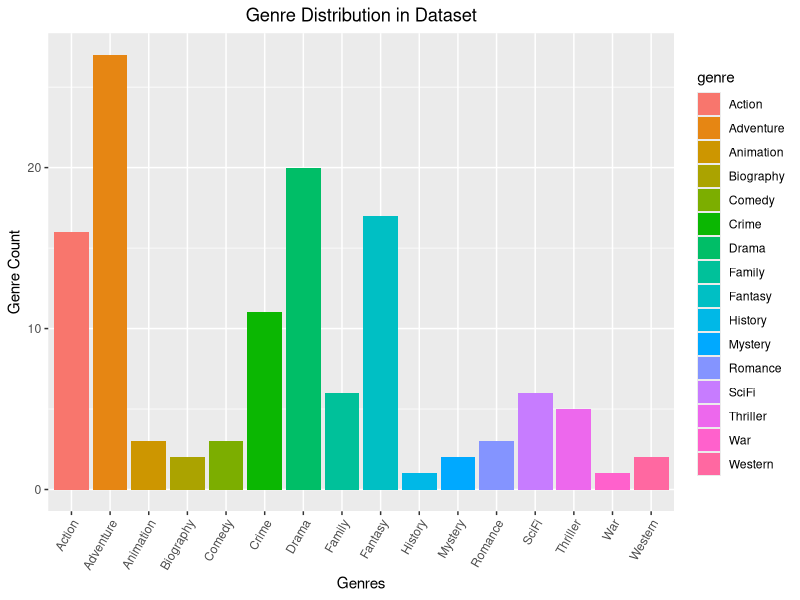
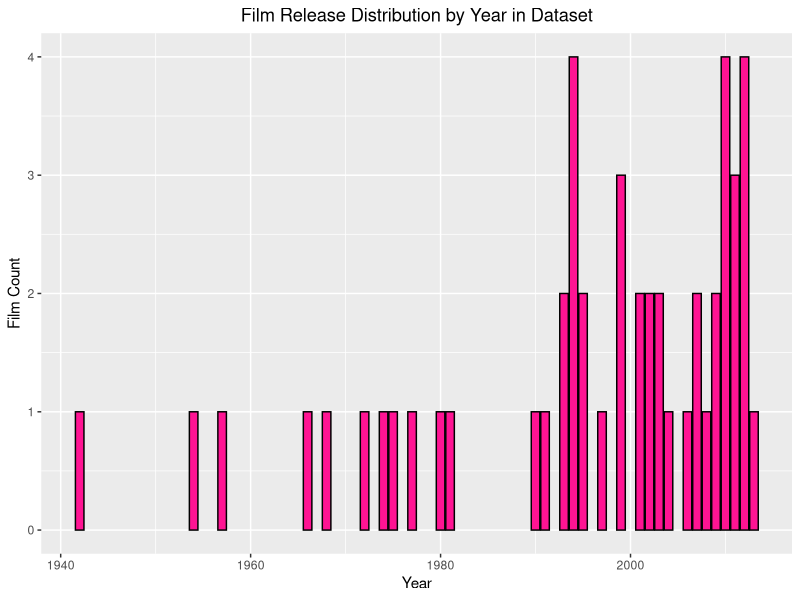
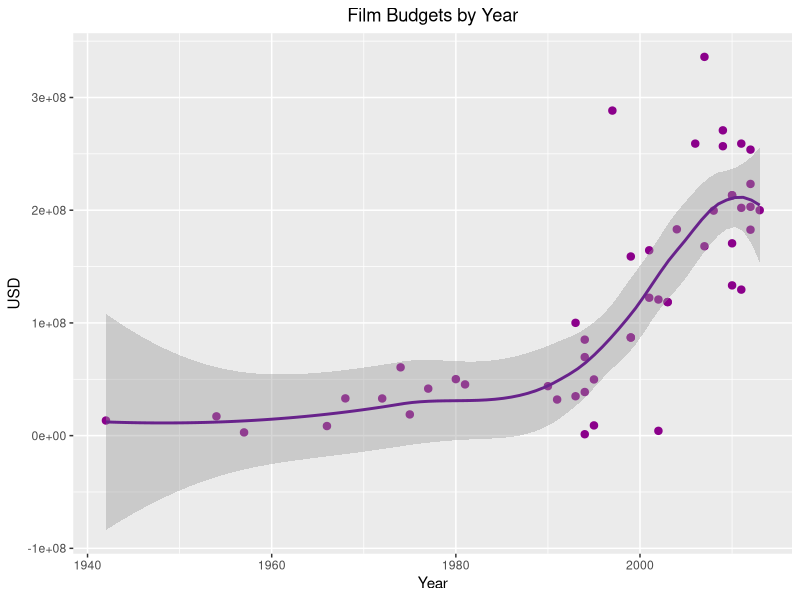
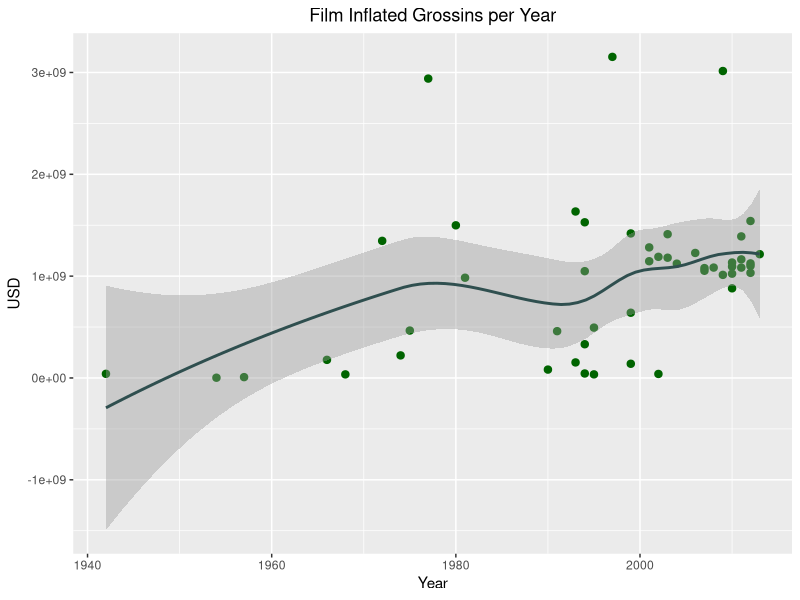
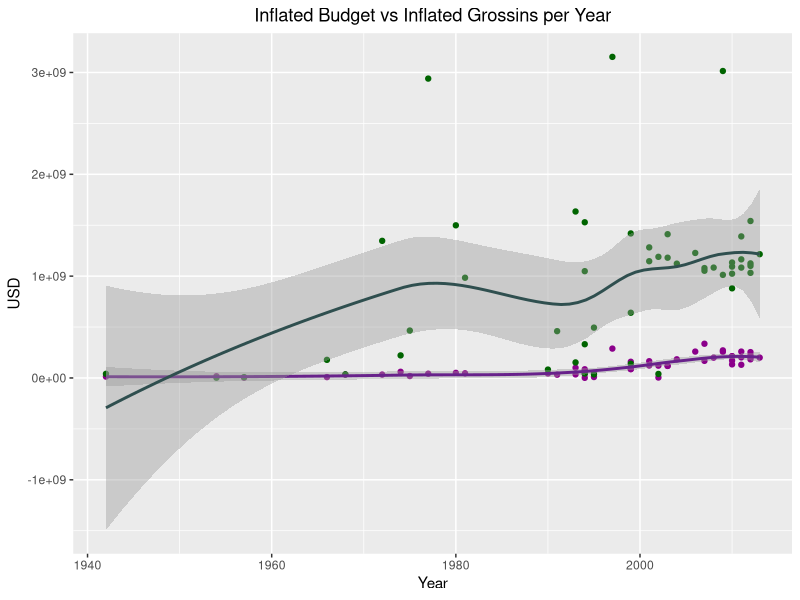
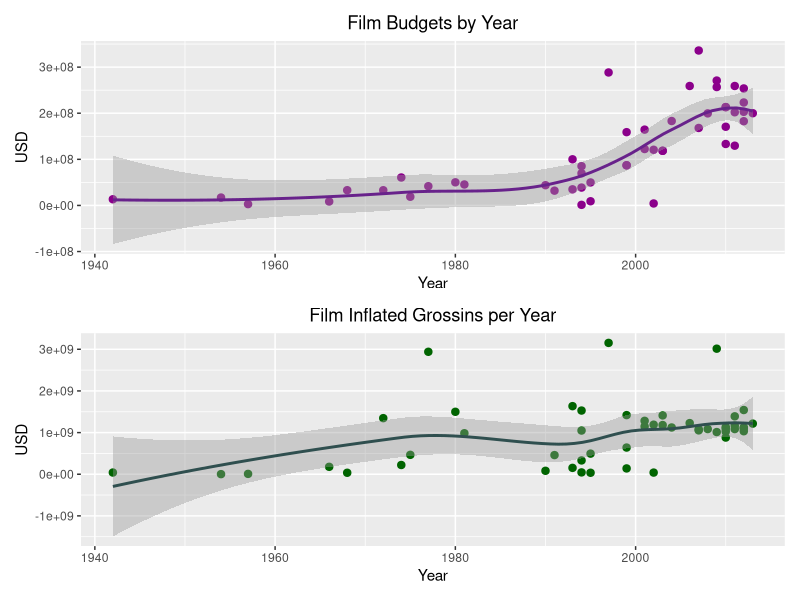
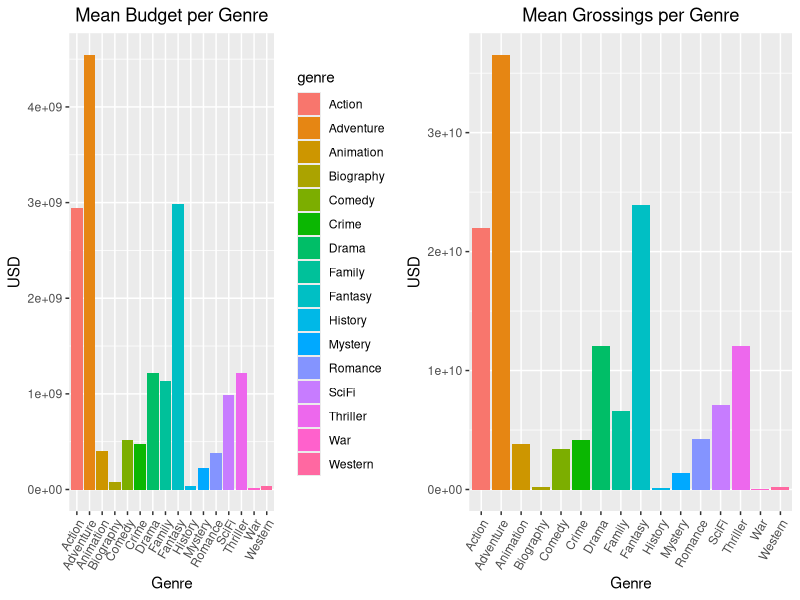
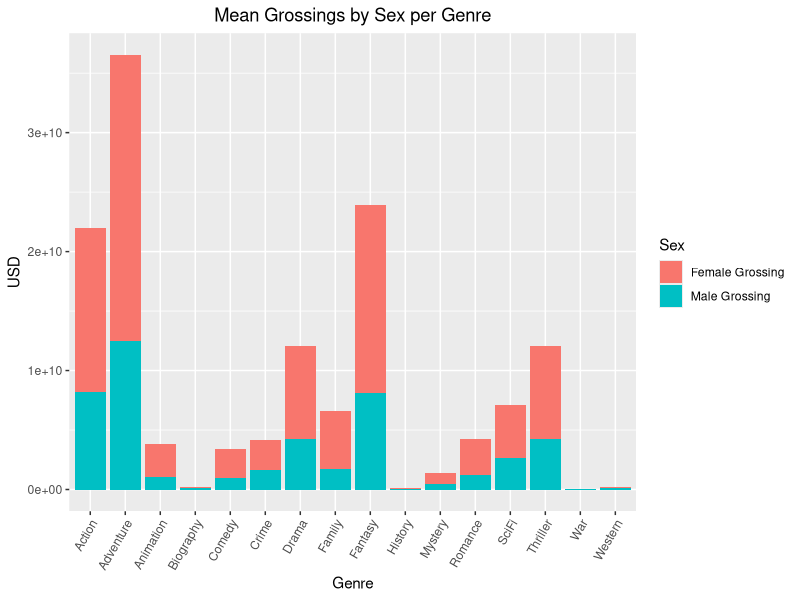

These charts were generated, in order, by the following R code:
## ---- chunk 1
knitr::opts_chunk$set(echo = TRUE)
## ---- chunk 2
#Packages loading to use
library(tidyverse) ##Loaded for dplyr and to 'clean' data
library(ggplot2) ##Loaded for plotting
library(dplyr) ##Loaded for computer issues
library(gridExtra) #Loaded to arrange plots
library(yaml)
library(patchwork)
library(reshape2)
##Read in data and save it to variable raw_data
raw_data <- read.csv(file = "popular_film_data.csv")
## ---- chunk 3
#To remove "$" and "," from InflatedBudget
raw_data$InflatedBudget <-  gsub("\\$","", raw_data$InflatedBudget) 
raw_data$InflatedBudget <-  as.numeric(gsub(",","", raw_data$InflatedBudget))

#To remove "$" and "," from InflatedGross
raw_data$InflatedGross <-  gsub("\\$","", raw_data$InflatedGross) 
raw_data$InflatedGross <-  as.numeric(gsub(",","", raw_data$InflatedGross))

#To remove "$" and "," from TotalGross
raw_data$TotalGross <-  gsub("\\$","", raw_data$TotalGross) 
raw_data$TotalGross <-  as.numeric(gsub(",","", raw_data$TotalGross))

#Mutating for new column stored in Proportion_female
raw_data <- raw_data |> mutate (Proportion_female = (1 - Proportion_male))
## ---- chunk 4
#For transparencys sake, its also important to note how many films under each genre make up the dataset.
genre_total <- rbind(cbind(genre = "Comedy", raw_data %>% filter(Comedy == 1) %>% summarise(sumG = sum(Comedy == 1))),
    cbind(genre = "Drama", raw_data %>% filter(Drama == 1) %>% summarise(sumG = sum(Drama == 1))),
    cbind(genre = "Western", raw_data %>% filter(Western == 1) %>% summarise(sumG = sum(Western == 1))),
    cbind(genre = "Action", raw_data %>% filter(Action == 1) %>% summarise(sumG = sum(Action == 1))),
    cbind(genre = "Biography", raw_data %>% filter(Biography == 1) %>% summarise(sumG = sum(Biography == 1))),
    cbind(genre = "History", raw_data %>% filter(History == 1) %>% summarise(sumG = sum(History == 1))),
    cbind(genre = "Adventure", raw_data %>% filter(Adventure == 1) %>% summarise(sumG = sum(Adventure == 1))),
    cbind(genre = "Fantasy", raw_data %>% filter(Fantasy == 1) %>% summarise(sumG = sum(Fantasy == 1))),
    cbind(genre = "Mystery", raw_data %>% filter(Mystery == 1) %>% summarise(sumG = sum(Mystery == 1))),
    cbind(genre = "SciFi", raw_data %>% filter(SciFi == 1) %>% summarise(sumG = sum(SciFi == 1))),
    cbind(genre = "Romance", raw_data %>% filter(Romance == 1) %>% summarise(sumG = sum(Romance == 1))),
    cbind(genre = "Thriller", raw_data %>% filter(Thriller == 1) %>% summarise(sumG = sum(Thriller == 1))),
    cbind(genre = "Crime", raw_data %>% filter(Crime == 1) %>% summarise(sumG = sum(Crime == 1))),
    cbind(genre = "War", raw_data %>% filter(War == 1) %>% summarise(sumG = sum(War == 1))),
    cbind(genre = "Family", raw_data %>% filter(Family == 1) %>% summarise(sumG = sum(Family == 1))),
    cbind(genre = "Animation", raw_data %>% filter(Animation == 1) %>% summarise(sumG = sum(Animation == 1))))%>% arrange(desc(sumG))

genre_total
#the end of numbers of genre

#ggplot(genre_total) + geom_histogram(mapping = aes(x = (genre_total$stat = "count"), stat = "identity"))+ geom_histogram(bins = 15)
#ggplot(genre_total, aes(x = (genre_total$stat = "count"), stat = "identity") + geom_histogram(bins = 15))
Genre_Count_Plot <- ggplot(genre_total) + geom_bar(mapping = aes(genre, sumG, fill = genre), stat = "identity", position = "dodge") + labs(x = 'Genres', y = 'Genre Count', title = 'Genre Distribution in Dataset') + theme(axis.text.x = element_text(angle = 60, hjust = 1)) + theme(plot.title = element_text(hjust = 0.5))



## ---- chunk 5
#To view our data with the new variable.
glimpse(raw_data)
## ---- chunk 6

max_year <- max(raw_data$Year)
min_year <- min(raw_data$Year)
Year_range <- range(raw_data$Year)
cat("The year range of our data is ", min_year, "to ", max_year, ".")
quantity_films <- nrow(raw_data)

cat("\nOur dataset is made up of ", quantity_films, " films.")
## ---- chunk 7
Genre_Count_Plot
## ---- chunk 8
count_movieby_year <-  raw_data|>group_by(Year) |> summarise(Movie_Count = n()) |> arrange(desc(Movie_Count))
ggplot(count_movieby_year, aes(x = Year, y = Movie_Count)) + geom_col(fill = "deeppink", color = "black") + labs(x = 'Year', y = 'Film Count', title = 'Film Release Distribution by Year in Dataset') + theme(plot.title = element_text(hjust = 0.5))
## ---- chunk 9
Avg_Budget_by_Year <- raw_data |> group_by(Year)|> summarise(InflatedBudget) |> ggplot(aes(Year,InflatedBudget)) +geom_point(size = 2.2, color = "darkmagenta") + geom_smooth(color = "darkorchid4")+labs(x = 'Year', y = 'USD', title = 'Film Budgets by Year') + theme(plot.title = element_text(hjust = 0.5))
## ---- chunk 10
Avg_Budget_by_Year
## ---- chunk 11
Avg_Grossing_by_Year <- raw_data |> group_by(Year) |> summarise(InflatedGross) |> ggplot(aes(Year,InflatedGross)) +geom_point(size = 2.2, color = "darkgreen") + geom_smooth(color = "darkslategray") + labs(x = 'Year', y = 'USD', title = 'Film Inflated Grossins per Year') + theme(plot.title = element_text(hjust = 0.5))

## ---- chunk 12
Avg_Grossing_by_Year
## ---- chunk 13
##It's a little hard to compare the *InflatedGross* income and the *InflatedBudget* in two graphs so lets display this information together so we can analyse it. 
#raw_data |> group_by(Year)|> ggplot(aes(Year,InflatedGross, InflatedBudget, color = )) +geom_point() + geom_smooth(method = 'loess', formula = 'y~x')
raw_data |> group_by(Year) |> ggplot(aes(x=Year))+geom_point(aes(y=InflatedBudget),color = "darkmagenta") + geom_point(aes(y=InflatedGross), color = "darkgreen") + geom_smooth(aes(y=InflatedBudget), color = "darkorchid4") +labs(x = "Year", y = "USD") + geom_smooth(aes(y=InflatedGross), color = "darkslategray") + labs(x = 'Year', y = 'USD', title = 'Inflated Budget vs Inflated Grossins per Year') + theme(plot.title = element_text(hjust = 0.5))
## ---- chunk 14
plot_1 <- (Avg_Budget_by_Year / Avg_Grossing_by_Year)

## ---- chunk 15
plot_1

## ---- chunk 16
raw_data |> slice_max(InflatedGross, n = 10) |> select(FilmName, Year, InflatedGross)

## ---- chunk 17
#Is there a specific genre that costs more to produce? First, we'll see what the most and least expensive films to produce where.
raw_data |> slice_max(InflatedBudget, n = 1) |> select(FilmName, InflatedGross)
raw_data |> slice_min(InflatedBudget, n = 1) |> select(FilmName, InflatedGross)

## ---- chunk 18
#And what films made the most and least grossing? What genres were these films?
raw_data |> slice_max(InflatedGross, n = 10) |> select(FilmName, InflatedGross)
#still need the genre
## ---- chunk 19
#We'll arrange the code to output what we need to see. 
genreGrossBudget <- (rbind(cbind(genre = "Comedy", raw_data %>% filter(Comedy == 1) %>% summarise(meangross = mean(InflatedGross), meanBudget = mean(InflatedBudget), Male_Proportion = Proportion_male, Female_Proportion = Proportion_female, Femalegross = ((mean(Proportion_female))*meangross), Malegross = ((mean(Proportion_male))*meangross))),
      cbind(genre = "Drama", raw_data %>% filter(Drama == 1) %>% summarise(meangross = mean(InflatedGross),meanBudget = mean(InflatedBudget),  Male_Proportion = Proportion_male, Female_Proportion = Proportion_female, Femalegross = ((mean(Proportion_female))*meangross), Malegross = ((mean(Proportion_male))*meangross))),
      cbind(genre = "Western", raw_data %>% filter(Western == 1) %>% summarise(meangross = mean(InflatedGross),meanBudget = mean(InflatedBudget),  Male_Proportion = Proportion_male, Female_Proportion = Proportion_female, Femalegross = ((mean(Proportion_female))*meangross), Malegross = ((mean(Proportion_male))*meangross))),
      cbind(genre = "Action", raw_data %>% filter(Action == 1) %>% summarise(meangross = mean(InflatedGross),meanBudget = mean(InflatedBudget),  Male_Proportion = Proportion_male, Female_Proportion = Proportion_female, Femalegross = ((mean(Proportion_female))*meangross), Malegross = ((mean(Proportion_male))*meangross))),
     cbind(genre = "Biography", raw_data %>% filter(Biography == 1) %>% summarise(meangross = mean(InflatedGross),meanBudget = mean(InflatedBudget), Malegross = ((mean(Proportion_male))*meangross), Male_Proportion = Proportion_male, Female_Proportion = Proportion_female, Femalegross = ((mean(Proportion_female))*meangross), Malegross = ((mean(Proportion_male))*meangross))),
    cbind(genre = "History", raw_data %>% filter(History == 1) %>% summarise(meangross = mean(InflatedGross),meanBudget = mean(InflatedBudget),  Male_Proportion = Proportion_male, Female_Proportion = Proportion_female, Femalegross = ((mean(Proportion_female))*meangross), Malegross = ((mean(Proportion_male))*meangross))), 
    cbind(genre = "Adventure", raw_data %>% filter(Adventure == 1) %>% summarise(meangross = mean(InflatedGross),meanBudget = mean(InflatedBudget),  Male_Proportion = Proportion_male, Female_Proportion = Proportion_female, Femalegross = ((mean(Proportion_female))*meangross), Malegross = ((mean(Proportion_male))*meangross))),
        cbind(genre = "Fantasy", raw_data %>% filter(Fantasy == 1) %>% summarise(meangross = mean(InflatedGross),meanBudget = mean(InflatedBudget),  Male_Proportion = Proportion_male, Female_Proportion = Proportion_female, Femalegross = ((mean(Proportion_female))*meangross), Malegross = ((mean(Proportion_male))*meangross))),
    cbind(genre = "Mystery", raw_data %>% filter(Mystery == 1) %>% summarise(meangross = mean(InflatedGross),meanBudget = mean(InflatedBudget),  Male_Proportion = Proportion_male, Female_Proportion = Proportion_female, Femalegross = ((mean(Proportion_female))*meangross), Malegross = ((mean(Proportion_male))*meangross))),
    cbind(genre = "SciFi", raw_data %>% filter(SciFi == 1) %>% summarise(meangross = mean(InflatedGross),meanBudget = mean(InflatedBudget),  Male_Proportion = Proportion_male, Female_Proportion = Proportion_female, Femalegross = ((mean(Proportion_female))*meangross), Malegross = ((mean(Proportion_male))*meangross))),
    cbind(genre = "Romance", raw_data %>% filter(Romance == 1) %>% summarise(meangross = mean(InflatedGross),meanBudget = mean(InflatedBudget),  Male_Proportion = Proportion_male, Female_Proportion = Proportion_female, Femalegross = ((mean(Proportion_female))*meangross), Malegross = ((mean(Proportion_male))*meangross))),
    cbind(genre = "Thriller", raw_data %>% filter(Drama == 1) %>% summarise(meangross = mean(InflatedGross),meanBudget = mean(InflatedBudget),  Male_Proportion = Proportion_male, Female_Proportion = Proportion_female, Femalegross = ((mean(Proportion_female))*meangross), Malegross = ((mean(Proportion_male))*meangross))),
    cbind(genre = "Crime", raw_data %>% filter(Crime == 1) %>% summarise(meangross = mean(InflatedGross),meanBudget = mean(InflatedBudget),  Male_Proportion = Proportion_male, Female_Proportion = Proportion_female, Femalegross = ((mean(Proportion_female))*meangross), Malegross = ((mean(Proportion_male))*meangross))),
    cbind(genre = "War", raw_data %>% filter(War == 1) %>% summarise(meangross = mean(InflatedGross),meanBudget = mean(InflatedBudget),  Male_Proportion = Proportion_male, Female_Proportion = Proportion_female, Femalegross = ((mean(Proportion_female))*meangross), Malegross = ((mean(Proportion_male))*meangross))),
    cbind(genre = "Family", raw_data %>% filter(Family == 1) %>% summarise(meangross = mean(InflatedGross),meanBudget = mean(InflatedBudget),  Male_Proportion = Proportion_male, Female_Proportion = Proportion_female, Femalegross = ((mean(Proportion_female))*meangross), Malegross = ((mean(Proportion_male))*meangross))),
    cbind(genre = "Animation", raw_data %>% filter(Animation == 1) %>% summarise(meangross = mean(InflatedGross),meanBudget = mean(InflatedBudget), Male_Proportion = Proportion_male, Female_Proportion = Proportion_female, Femalegross = ((mean(Proportion_female))*meangross), Malegross = ((mean(Proportion_male))*meangross)))) %>% arrange(desc(meanBudget)))
genreGrossBudget

## ---- chunk 20
#Over all, what genre cost more to produce on average? How much did that category produce in grossings?

#Over all, what genre cost more to produce on average? How much did that category produce in grossing? 
genreGrossBudget |> slice(which(meanBudget ==max(meanBudget) | meanBudget == min(meanBudget))) |> distinct()

## ---- chunk 21
meanBudget_Genre <- (ggplot(genreGrossBudget) + geom_bar(mapping = aes(genre, meanBudget, fill = genre), stat = "identity") + labs(x = 'Genre', y = 'USD', title = 'Mean Budget per Genre') + theme(axis.text.x = element_text(angle = 60, hjust = 1)) + theme(plot.title = element_text(hjust = 0.5)))

meanGross_Genre <- ggplot(genreGrossBudget) + geom_bar(mapping = aes(genre, meangross, fill = genre), stat = "identity", show.legend = FALSE) + labs(x = 'Genre', y = 'USD', title = 'Mean Grossings per Genre') + theme(axis.text.x = element_text(angle = 60, hjust = 1)) + theme(plot.title = element_text(hjust = 0.5))

grid.arrange(meanBudget_Genre, meanGross_Genre, nrow = 1)

## ---- chunk 22
genreGrossBudget |> pivot_longer(cols = ends_with("alegross"), names_to = "Sex", values_to = "proportion") |> ggplot() + geom_col(aes(x = genre, y = proportion, fill = Sex)) + labs(x = 'Genre', y = 'USD', title = 'Mean Grossings by Sex per Genre') + theme(axis.text.x = element_text(angle = 60, hjust = 1)) + theme(plot.title = element_text(hjust = 0.5)) + scale_fill_discrete(labels = c("Female Grossing", "Male Grossing"))
## ---- chunk 23
#genre enjoyment
genre_enj <- rbind(cbind(genre = "Comedy", raw_data %>% filter(Comedy == 1) %>% summarise(meanenj = mean(Enjoyment))),
    cbind(genre = "Drama", raw_data %>% filter(Drama == 1) %>% summarise(meanenj = mean(Enjoyment))),
    cbind(genre = "Western", raw_data %>% filter(Western == 1) %>% summarise(meanenj = mean(Enjoyment))),
    cbind(genre = "Action", raw_data %>% filter(Action == 1) %>% summarise(meanenj = mean(Enjoyment))),
    cbind(genre = "Biography", raw_data %>% filter(Biography == 1) %>% summarise(meanenj = mean(Enjoyment))),
    cbind(genre = "History", raw_data %>% filter(History == 1) %>% summarise(meanenj = mean(Enjoyment))),
    cbind(genre = "Adventure", raw_data %>% filter(Adventure == 1) %>% summarise(meanenj = mean(Enjoyment))),
    cbind(genre = "Fantasy", raw_data %>% filter(Fantasy == 1) %>% summarise(meanenj = mean(Enjoyment))),
    cbind(genre = "Mystery", raw_data %>% filter(Mystery == 1) %>% summarise(meanenj = mean(Enjoyment))),
    cbind(genre = "SciFi", raw_data %>% filter(SciFi == 1) %>% summarise(meanenj = mean(Enjoyment))),
    cbind(genre = "Romance", raw_data %>% filter(Romance == 1) %>% summarise(meanenj = mean(Enjoyment))),
    cbind(genre = "Thriller", raw_data %>% filter(Thriller == 1) %>% summarise(meanenj = mean(Enjoyment))),
    cbind(genre = "Crime", raw_data %>% filter(Crime == 1) %>% summarise(meanenj = mean(Enjoyment))),
    cbind(genre = "War", raw_data %>% filter(War == 1) %>% summarise(meanenj = mean(Enjoyment))),
    cbind(genre = "Family", raw_data %>% filter(Family == 1) %>% summarise(meanenj = mean(Enjoyment))),
    cbind(genre = "Animation", raw_data %>% filter(Animation == 1) %>% summarise(meanenj = mean(Enjoyment))))%>% arrange(desc(meanenj))

genre_enj |> slice(which(meanenj ==max(meanenj) | meanenj == min(meanenj))) |> distinct()

## ---- chunk 24
#genre appreaction
genre_app <- rbind(cbind(genre = "Comedy", raw_data %>% filter(Comedy == 1) %>% summarise(meanapp = mean(Appreciation))),
    cbind(genre = "Drama", raw_data %>% filter(Drama == 1) %>% summarise(meanapp = mean(Appreciation))),
    cbind(genre = "Western", raw_data %>% filter(Western == 1) %>% summarise(meanapp = mean(Appreciation))),
    cbind(genre = "Action", raw_data %>% filter(Action == 1) %>% summarise(meanapp = mean(Appreciation))),
    cbind(genre = "Biography", raw_data %>% filter(Biography == 1) %>% summarise(meanapp = mean(Appreciation))),
    cbind(genre = "History", raw_data %>% filter(History == 1) %>% summarise(meanapp = mean(Appreciation))),
    cbind(genre = "Adventure", raw_data %>% filter(Adventure == 1) %>% summarise(meanapp = mean(Appreciation))),
    cbind(genre = "Fantasy", raw_data %>% filter(Fantasy == 1) %>% summarise(meanapp = mean(Appreciation))),
    cbind(genre = "Mystery", raw_data %>% filter(Mystery == 1) %>% summarise(meanapp = mean(Appreciation))),
    cbind(genre = "SciFi", raw_data %>% filter(SciFi == 1) %>% summarise(meanapp = mean(Appreciation))),
    cbind(genre = "Romance", raw_data %>% filter(Romance == 1) %>% summarise(meanapp = mean(Appreciation))),
    cbind(genre = "Thriller", raw_data %>% filter(Thriller == 1) %>% summarise(meanapp = mean(Appreciation))),
    cbind(genre = "Crime", raw_data %>% filter(Crime == 1) %>% summarise(meanapp = mean(Appreciation))),
    cbind(genre = "War", raw_data %>% filter(War == 1) %>% summarise(meanapp = mean(Appreciation))),
    cbind(genre = "Family", raw_data %>% filter(Family == 1) %>% summarise(meanapp = mean(Appreciation))),
    cbind(genre = "Animation", raw_data %>% filter(Animation == 1) %>% summarise(meanapp = mean(Appreciation))))%>% arrange(desc(meanapp))

genre_app |> slice(which(meanapp ==max(meanapp) | meanapp == min(meanapp))) |> distinct()
## ---- chunk 25
raw_data |> slice_max(Appreciation, n = 10)|> select(FilmName,Appreciation, Enjoyment)

raw_data |> slice_max(Enjoyment, n = 10) |> select(FilmName, Enjoyment, Appreciation)

raw_data |> slice_max(InflatedGross, n = 10) |> select(FilmName, InflatedGross, Appreciation, Enjoyment)
## ---- chunk 26
combined_df <- merge(genre_app, genre_enj, by="genre", all=TRUE)
combined_df.long<-melt(combined_df)
ggplot(combined_df.long,aes(genre,value, fill=variable))+
     geom_bar(stat="identity",position="dodge")+ theme(axis.text.x = element_text(angle = 60, hjust = 1))+facet_wrap(~genre)
